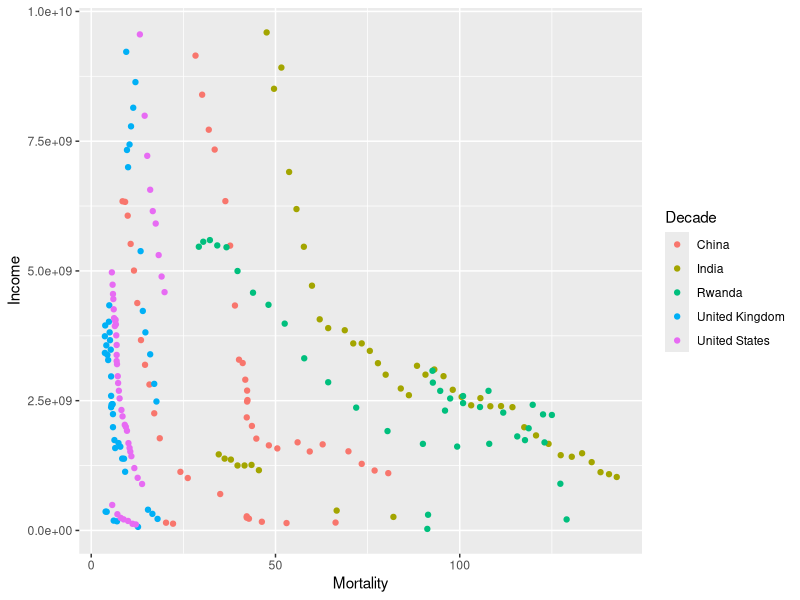
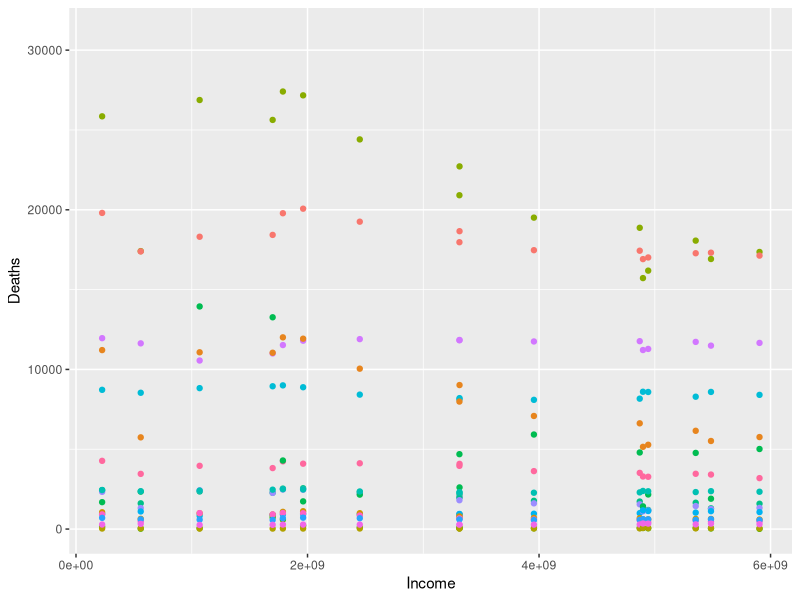
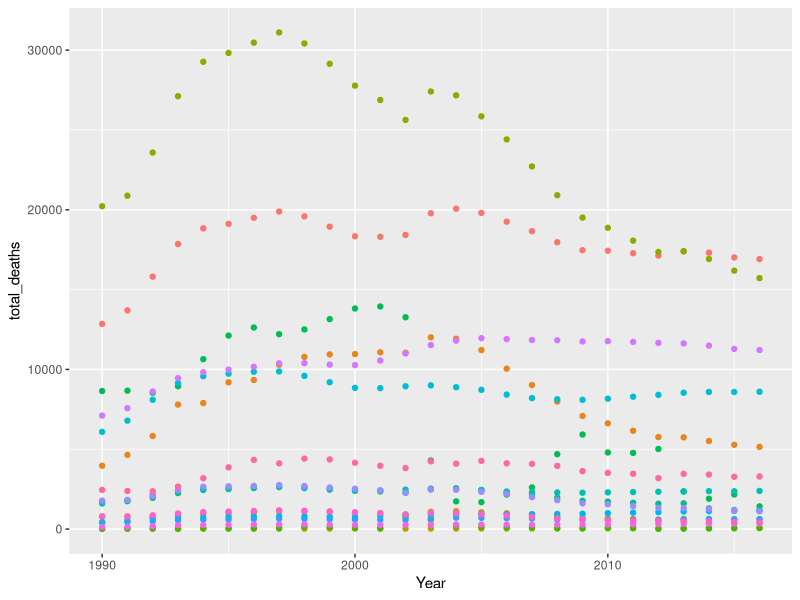

Write the R code that produced these figures, in order.
## ---- chunk 1
library(tidyverse)
## ---- chunk 2
cause_of_death <- read_delim("causes-of-death-in-children.csv")
by_age <- read_delim("child-deaths-by-age.csv")
mortality_fertility_income <- read_delim("MortalityFertilityIncome.csv")

head(cause_of_death)
head(by_age)
head(mortality_fertility_income)
## ---- chunk 3
cat("Cause of Death\n")
print(names(cause_of_death))
cat("\n")
cat("Death By Age\n")
print(names(by_age))
cat("Mortality Fertility And Income\n")
print(names(mortality_fertility_income))
## ---- chunk 4
mortality <- mortality_fertility_income %>%
  select(starts_with("m"))

fertility <- mortality_fertility_income %>%
  select(starts_with("f"))

income <- mortality_fertility_income %>%
  select(starts_with("i"))

names(mortality) <- substring(names(mortality), 2)
names(fertility) <- substring(names(fertility), 2)
names(income) <- substring(names(income), 2)

mortality <- cbind(mortality, mortality_fertility_income[,c('Country Name', 'Country Code', 'Region')])
fertility <- cbind(fertility, mortality_fertility_income[,c('Country Name', 'Country Code', 'Region')])
income <- cbind(income, mortality_fertility_income[,c('Country Name', 'Country Code', 'Region')])
## ---- chunk 5
mortality_longer <- pivot_longer(mortality, -c("Country Code", "Country Name", "Region"), names_to="Year", values_to="Mortality")

income_longer <- pivot_longer(income, -c("Country Code", "Country Name", "Region"), names_to="Year", values_to="Income")
## ---- chunk 6
m_i <- merge(mortality_longer, income_longer)

m_i$Year <- as.integer(m_i$Year)

m_i <- m_i %>%
  filter(!is.na(Mortality)) %>%
  filter(!is.na(Income)) %>%
  filter(`Country Code` %in% c("USA", "CHN", "IND", "GBR", "RWA"))

ggplot(m_i, aes(x = Mortality, y = Income, color = `Country Name`)) +
  geom_point() +
  labs(color='Decade') 

## ---- chunk 7
income_renamed <- rename(income_longer, Code="Country Code")
print(names(income_renamed))
## ---- chunk 8
income_renamed$Year <- as.integer(income_renamed$Year)
disease_income <- merge(income_renamed, cause_of_death)
disease_income_longer <- pivot_longer(disease_income, -c("Code", "Country Name", "Region", "Income", "Entity", "Year"), names_to="Disease", values_to="Deaths")
## ---- chunk 9
disease_filtered <- filter(disease_income_longer[disease_income_longer$Code == "AFG", ])

ggplot(disease_filtered, aes(x = Income, y = Deaths, color = Disease)) +
  geom_point() +
  theme(legend.position="none")
## ---- chunk 10
populations <- read_delim("population.csv")
populations[, c("Indicator Name", "Indicator Code")] <- list(NULL)
head(populations)
## ---- chunk 11
populations_longer <- pivot_longer(populations, -c("Country Code", "Country Name"), names_to="Year", values_to="Population")

populations_longer <- rename(populations_longer, Code="Country Code")
## ---- chunk 12
total_disease <- disease_filtered %>% 
  group_by(Disease, Year) %>%
  summarise(total_deaths = sum(Deaths, na.rm=TRUE))


ggplot(total_disease, aes(x = Year, y = total_deaths, color = Disease)) +
  geom_point() +
  theme(legend.position="none")
